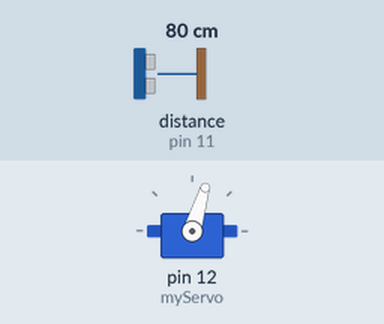
Bench run of a sketch on a simulated Arduino Uno, built with avr-gcc and run on an emulated ATmega328P. On the bench: servo. Wiring (inferred from the names in the program): ultrasonic range finder: trigger pin 10; echo pin 11. The test bench sets the inputs (shaded band); at power-on: distance to the obstacle (sensor on pin 11) 80 cm. The echo pulse lasts 58.3 µs per cm; what the sketch prints to the serial monitor is not drawn.

Above: at 1.2 s.
1.3 s: distance to the obstacle (sensor on pin 11) set to 2 cm
At 1.67 s:
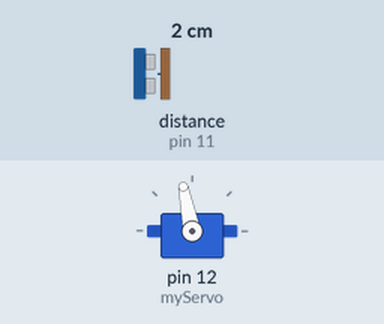
4.3 s: distance to the obstacle (sensor on pin 11) set to 4 cm
At 5.01 s:
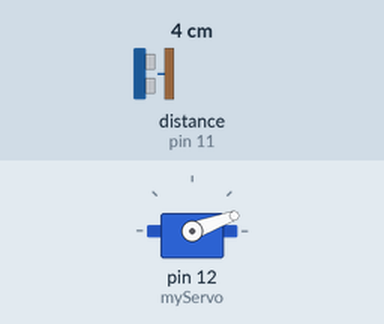
7.3 s: distance to the obstacle (sensor on pin 11) set to 9 cm
At 7.45 s:
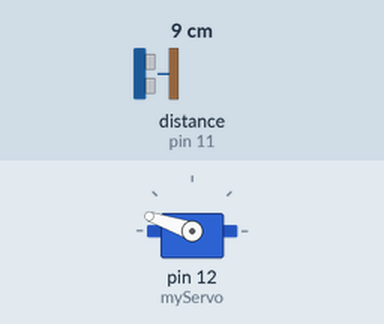
Timing chart, 0 to 16.3 s (numbered marks = the images above; inputs shaded):
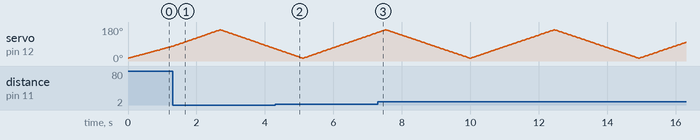

The sketch:

Ultrasonic_Sonar.ino
```cpp
#include <Servo.h>

const int trigPin = 10;
const int echoPin = 11;

Servo myServo;

long duration;
int distance;

void setup() {
  pinMode(trigPin, OUTPUT);
  pinMode(echoPin, INPUT);

  Serial.begin(9600);

  myServo.attach(12);
}

void loop() {

  // Sweep 15° to 165°
  for (int angle = 15; angle <= 165; angle++) {

    myServo.write(angle);
    delay(15);

    distance = calculateDistance();

    Serial.print(angle);
    Serial.print(",");
    Serial.print(distance);
    Serial.print(".");
  }

  // Sweep 165° to 15°
  for (int angle = 165; angle >= 15; angle--) {

    myServo.write(angle);
    delay(15);

    distance = calculateDistance();

    Serial.print(angle);
    Serial.print(",");
    Serial.print(distance);
    Serial.print(".");
  }
}

int calculateDistance() {

  digitalWrite(trigPin, LOW);
  delayMicroseconds(2);

  digitalWrite(trigPin, HIGH);
  delayMicroseconds(10);

  digitalWrite(trigPin, LOW);

  duration = pulseIn(echoPin, HIGH, 30000);

  if (duration == 0) {
    return 400;
  }

  distance = duration * 0.0343 / 2;

  return distance;
}
```
